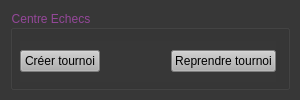
<?xml version="1.0" encoding="UTF-8"?>
<ui version="4.0">
 <class>MainWindow</class>
 <widget class="QMainWindow" name="MainWindow">
  <property name="geometry">
   <rect>
    <x>0</x>
    <y>0</y>
    <width>300</width>
    <height>100</height>
   </rect>
  </property>
  <property name="minimumSize">
   <size>
    <width>300</width>
    <height>100</height>
   </size>
  </property>
  <property name="maximumSize">
   <size>
    <width>300</width>
    <height>100</height>
   </size>
  </property>
  <property name="windowTitle">
   <string>MainWindow</string>
  </property>
  <property name="styleSheet">
   <string notr="true">background-color: rgb(55, 55, 55);</string>
  </property>
  <widget class="QWidget" name="centralwidget">
   <widget class="QGroupBox" name="groupBox">
    <property name="geometry">
     <rect>
      <x>10</x>
      <y>10</y>
      <width>280</width>
      <height>80</height>
     </rect>
    </property>
    <property name="styleSheet">
     <string notr="true">font: 12pt &quot;Yu Gothic UI&quot;;
color: rgb(148, 71, 153);</string>
    </property>
    <property name="title">
     <string>Centre Echecs</string>
    </property>
    <widget class="QWidget" name="layoutWidget">
     <property name="geometry">
      <rect>
       <x>10</x>
       <y>31</y>
       <width>256</width>
       <height>41</height>
      </rect>
     </property>
     <layout class="QHBoxLayout" name="horizontalLayout">
      <item>
       <widget class="QPushButton" name="Create">
        <property name="styleSheet">
         <string notr="true">background-color: rgb(175, 175, 175);
color: rgb(0, 0, 0);
font: 9pt &quot;Yu Gothic UI&quot;;</string>
        </property>
        <property name="text">
         <string>Créer tournoi</string>
        </property>
       </widget>
      </item>
      <item>
       <spacer name="horizontalSpacer">
        <property name="orientation">
         <enum>Qt::Horizontal</enum>
        </property>
        <property name="sizeHint" stdset="0">
         <size>
          <width>60</width>
          <height>20</height>
         </size>
        </property>
       </spacer>
      </item>
      <item>
       <widget class="QPushButton" name="Resume">
        <property name="styleSheet">
         <string notr="true">background-color: rgb(175, 175, 175);
color: rgb(0, 0, 0);
font: 9pt &quot;Yu Gothic UI&quot;;</string>
        </property>
        <property name="text">
         <string>Reprendre tournoi</string>
        </property>
       </widget>
      </item>
     </layout>
    </widget>
   </widget>
  </widget>
 </widget>
 <resources/>
 <connections/>
</ui>
